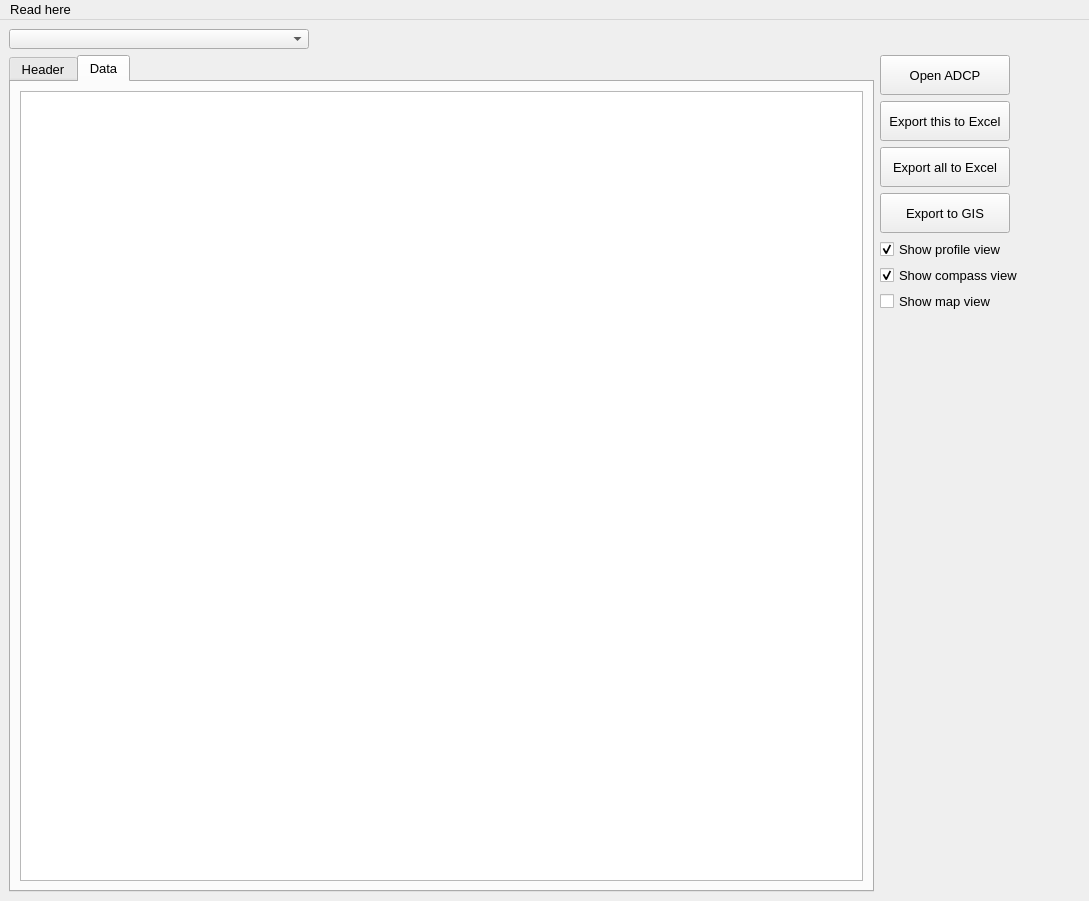
<?xml version="1.0" encoding="UTF-8"?>
<ui version="4.0">
 <class>MainWindow</class>
 <widget class="QMainWindow" name="MainWindow">
  <property name="geometry">
   <rect>
    <x>0</x>
    <y>0</y>
    <width>1089</width>
    <height>901</height>
   </rect>
  </property>
  <property name="font">
   <font>
    <family>Arial</family>
    <pointsize>10</pointsize>
   </font>
  </property>
  <property name="windowTitle">
   <string>ADCPlot 3D Geo</string>
  </property>
  <widget class="QWidget" name="centralwidget">
   <layout class="QVBoxLayout" name="verticalLayout_3">
    <item>
     <layout class="QHBoxLayout" name="horizontalLayout">
      <property name="sizeConstraint">
       <enum>QLayout::SizeConstraint::SetMinimumSize</enum>
      </property>
      <item>
       <widget class="QComboBox" name="c_filenames">
        <property name="minimumSize">
         <size>
          <width>300</width>
          <height>20</height>
         </size>
        </property>
        <property name="maximumSize">
         <size>
          <width>300</width>
          <height>20</height>
         </size>
        </property>
        <property name="maxVisibleItems">
         <number>15</number>
        </property>
       </widget>
      </item>
      <item>
       <spacer name="horizontalSpacer">
        <property name="orientation">
         <enum>Qt::Orientation::Horizontal</enum>
        </property>
        <property name="sizeHint" stdset="0">
         <size>
          <width>40</width>
          <height>20</height>
         </size>
        </property>
       </spacer>
      </item>
     </layout>
    </item>
    <item>
     <layout class="QHBoxLayout" name="horizontalLayout_2">
      <item>
       <layout class="QVBoxLayout" name="verticalLayout_2">
        <property name="sizeConstraint">
         <enum>QLayout::SizeConstraint::SetMaximumSize</enum>
        </property>
        <item>
         <widget class="QTabWidget" name="tabWidget">
          <property name="currentIndex">
           <number>1</number>
          </property>
          <widget class="QWidget" name="tab_header">
           <attribute name="title">
            <string>Header</string>
           </attribute>
           <layout class="QHBoxLayout" name="horizontalLayout_4">
            <item>
             <widget class="QTextEdit" name="txt_header">
              <property name="readOnly">
               <bool>true</bool>
              </property>
             </widget>
            </item>
           </layout>
          </widget>
          <widget class="QWidget" name="tab_table">
           <attribute name="title">
            <string>Data</string>
           </attribute>
           <layout class="QHBoxLayout" name="horizontalLayout_3">
            <item>
             <widget class="QTableWidget" name="t_data">
              <property name="font">
               <font>
                <family>Arial</family>
                <pointsize>8</pointsize>
               </font>
              </property>
              <property name="selectionMode">
               <enum>QAbstractItemView::SelectionMode::ExtendedSelection</enum>
              </property>
              <property name="selectionBehavior">
               <enum>QAbstractItemView::SelectionBehavior::SelectRows</enum>
              </property>
             </widget>
            </item>
           </layout>
          </widget>
         </widget>
        </item>
       </layout>
      </item>
      <item>
       <layout class="QVBoxLayout" name="verticalLayout">
        <property name="sizeConstraint">
         <enum>QLayout::SizeConstraint::SetMinimumSize</enum>
        </property>
        <item>
         <widget class="QPushButton" name="b_open">
          <property name="sizePolicy">
           <sizepolicy hsizetype="Fixed" vsizetype="Fixed">
            <horstretch>0</horstretch>
            <verstretch>0</verstretch>
           </sizepolicy>
          </property>
          <property name="minimumSize">
           <size>
            <width>130</width>
            <height>40</height>
           </size>
          </property>
          <property name="maximumSize">
           <size>
            <width>130</width>
            <height>40</height>
           </size>
          </property>
          <property name="font">
           <font>
            <family>Arial</family>
            <pointsize>10</pointsize>
           </font>
          </property>
          <property name="text">
           <string>Open ADCP</string>
          </property>
         </widget>
        </item>
        <item>
         <widget class="QPushButton" name="b_exportxl">
          <property name="minimumSize">
           <size>
            <width>130</width>
            <height>40</height>
           </size>
          </property>
          <property name="maximumSize">
           <size>
            <width>130</width>
            <height>40</height>
           </size>
          </property>
          <property name="font">
           <font>
            <family>Arial</family>
            <pointsize>10</pointsize>
           </font>
          </property>
          <property name="text">
           <string>Export this to Excel</string>
          </property>
         </widget>
        </item>
        <item>
         <widget class="QPushButton" name="b_exportxlall">
          <property name="minimumSize">
           <size>
            <width>130</width>
            <height>40</height>
           </size>
          </property>
          <property name="maximumSize">
           <size>
            <width>130</width>
            <height>40</height>
           </size>
          </property>
          <property name="text">
           <string>Export all to Excel</string>
          </property>
         </widget>
        </item>
        <item>
         <widget class="QPushButton" name="b_exportgis">
          <property name="minimumSize">
           <size>
            <width>130</width>
            <height>40</height>
           </size>
          </property>
          <property name="maximumSize">
           <size>
            <width>130</width>
            <height>40</height>
           </size>
          </property>
          <property name="text">
           <string>Export to GIS</string>
          </property>
         </widget>
        </item>
        <item>
         <widget class="QCheckBox" name="c_showprofview">
          <property name="minimumSize">
           <size>
            <width>200</width>
            <height>20</height>
           </size>
          </property>
          <property name="maximumSize">
           <size>
            <width>200</width>
            <height>20</height>
           </size>
          </property>
          <property name="text">
           <string>Show profile view</string>
          </property>
          <property name="checked">
           <bool>true</bool>
          </property>
         </widget>
        </item>
        <item>
         <widget class="QCheckBox" name="c_showcompview">
          <property name="minimumSize">
           <size>
            <width>200</width>
            <height>20</height>
           </size>
          </property>
          <property name="maximumSize">
           <size>
            <width>200</width>
            <height>20</height>
           </size>
          </property>
          <property name="text">
           <string>Show compass view</string>
          </property>
          <property name="checked">
           <bool>true</bool>
          </property>
         </widget>
        </item>
        <item>
         <widget class="QCheckBox" name="c_showmapview">
          <property name="minimumSize">
           <size>
            <width>200</width>
            <height>20</height>
           </size>
          </property>
          <property name="maximumSize">
           <size>
            <width>200</width>
            <height>20</height>
           </size>
          </property>
          <property name="text">
           <string>Show map view</string>
          </property>
         </widget>
        </item>
        <item>
         <spacer name="verticalSpacer">
          <property name="orientation">
           <enum>Qt::Orientation::Vertical</enum>
          </property>
          <property name="sizeHint" stdset="0">
           <size>
            <width>20</width>
            <height>40</height>
           </size>
          </property>
         </spacer>
        </item>
       </layout>
      </item>
     </layout>
    </item>
   </layout>
  </widget>
  <widget class="QMenuBar" name="menubar">
   <property name="geometry">
    <rect>
     <x>0</x>
     <y>0</y>
     <width>1089</width>
     <height>33</height>
    </rect>
   </property>
   <widget class="QMenu" name="menuRead_here">
    <property name="title">
     <string>Read here</string>
    </property>
    <addaction name="actionHow_to_use"/>
    <addaction name="actionLicense"/>
    <addaction name="actionakayurin_gmail_com"/>
    <addaction name="actionver"/>
   </widget>
   <addaction name="menuRead_here"/>
  </widget>
  <action name="actionLicense">
   <property name="text">
    <string>License</string>
   </property>
   <property name="font">
    <font>
     <pointsize>10</pointsize>
    </font>
   </property>
  </action>
  <action name="actionakayurin_gmail_com">
   <property name="text">
    <string>akayurin@gmail.com</string>
   </property>
   <property name="font">
    <font>
     <pointsize>10</pointsize>
    </font>
   </property>
  </action>
  <action name="actionHow_to_use">
   <property name="text">
    <string>How to use</string>
   </property>
   <property name="font">
    <font>
     <pointsize>10</pointsize>
    </font>
   </property>
  </action>
  <action name="actionver">
   <property name="text">
    <string>ver. 28-Jan-2026</string>
   </property>
   <property name="font">
    <font>
     <pointsize>10</pointsize>
    </font>
   </property>
  </action>
 </widget>
 <resources/>
 <connections/>
</ui>
